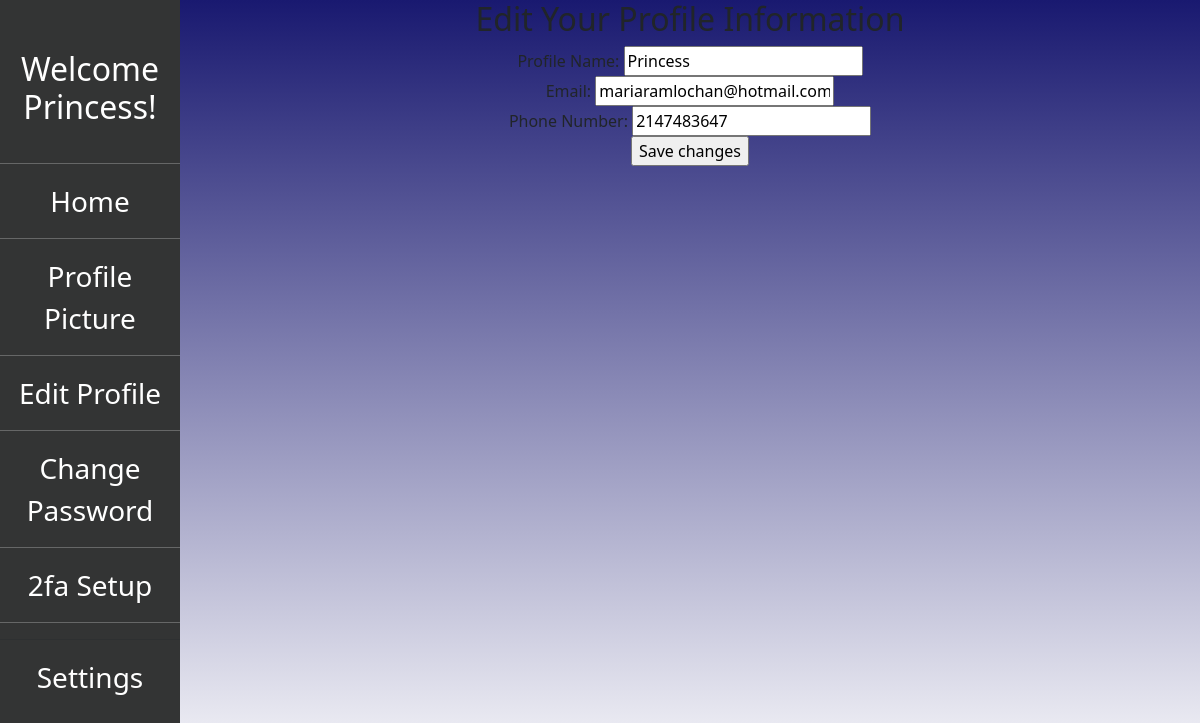
Screenshot of /Profile/edit (signed in) with the database file from the repository.
### tables this page shows
CREATE TABLE `profile` (
  `profile_id` int(11) NOT NULL,
  `user_id` int(11) NOT NULL,
  `profile_name` varchar(50) NOT NULL,
  `email` varchar(100) NOT NULL,
  `phone_num` int(10) NOT NULL,
  `profile_pic` varchar(50) NOT NULL
);

### app/core/Controller.php (called while the page is built, shortened)
<?php
class Controller{
	public function view($name,$data=null){
		include 'app/views/' . $name . '.php';
	}
}

### app/core/App.php (called while the page is built, shortened)
<?php
class App{
	private $method = 'index';
	public function __construct(){
		$url = $this->parseURL();
		if(isset($url[0])){
			unset($url[0]);
		}
		$this->controller = new $this->controller;
		if(isset($url[1])){
			if(method_exists($this->controller, $url[1])){
				$this->method = $url[1];
			}
			unset($url[1]);
		}
		$this->params = $url ? array_values($url) : [];
		call_user_func_array(array($this->controller, $this->method), $this->params);
	}
	public function parseURL(){
		if(isset($_GET['url'])){
			return explode('/', filter_var(rtrim($_GET['url'], '/'),FILTER_SANITIZE_URL));
		}
	}
}

### index.php (called while the page is built, shortened)
<?php
new \app\core\App();

### app/models/Profile.php (called while the page is built, shortened)
<?php
class Profile extends \app\core\Model{
	public function get($user_id){
        $SQL = 'SELECT * FROM profile WHERE user_id = :user_id';
        $STMT = self::$_connection->prepare($SQL);
        $STMT->execute(['user_id'=>$user_id]);
        $STMT->setFetchMode(\PDO::FETCH_CLASS,'app\\models\\Profile');
        return $STMT->fetch();
    }
}

### app/core/Model.php (called while the page is built, shortened)
<?php
class Model{
	public function __construct(){
		$username = 'root';
		$password = '';
		$host = 'localhost';
		$DBname = 'teamproject';
	}
}

### app/views/Profile/edit.php (the view, shortened to what this page needs)
<html>
<head>
	<link href="https://cdn.jsdelivr.net/npm/bootstrap@5.1.3/dist/css/bootstrap.min.css" rel="stylesheet">
	<link rel="stylesheet" href="/app/css/design.css">
</head>
<body>
	<div class="sidenav">
        <center>
        <h2 class="nav-title" style="color:white; margin-top: 30px">Welcome <?=$data['profile']->profile_name ?>!</h2>
        <div class="admin-navbar-items">
            <hr class="admin-hr">
            <a href="/Profile/index">Home</a>
            <hr class="admin-hr">
            <a href="/Picture/index">Profile Picture</a>
            <hr class="admin-hr">
            <a href="/Profile/edit">Edit Profile</a>
            <hr class="admin-hr">
            <a href="/Main/changePassword">Change Password</a>
            <hr class="admin-hr">
            <a href="/Main/setup2fa">2fa Setup</a>
            <hr class="admin-hr">
        </div>
        </center>
        <hr>
        <div class="text-center setting-logout-position-admin">
            <a href="#">Settings</a>
            <center>
            	<br><br><br><br><br><br><br><br><br><br>
            </center>
        </div>
    </div>
    <div class="blue-box">
    	<center>
	    	<h2>Edit Your Profile Information</h2>
			<form action='' method='post'>
				Profile Name: <input type='text' name='profile_name' value='<?php echo $data['profile']->profile_name; ?>' /><br>
				Email: <input type='text' name='email' value='<?php echo $data['profile']->email; ?>' /><br>
				Phone Number: <input type='text' name='phone_num' value='<?php echo $data['profile']->phone_num; ?>' /><br>
				<input type='submit' name='action' value='Save changes' />
			</form>
		</center>
    </div>
</body>
</html>

### app/css/design.css (style rules this page uses)
.sidenav { height: 100%; width: 15%; position: fixed; z-index: 1; top: 0; left: 0; background-color: #333434; overflow-x: hidden; padding-top: 20px; }
.sidenav a { text-decoration: none; font-size: 175%; color: white; display: block; }
.admin-navbar-items { margin-top: 20%; }
.admin-hr { color: white; width: 340px; }
.blue-box { margin-left: 15%; width: 85%; height: 100%; background-image: linear-gradient(to top, rgba(25,25,112,0), rgba(25,25,112,1)); }

### rows the page displays
profile: profile_name "Princess", email "mariaramlochan@hotmail.com", phone_num "2147483647"
